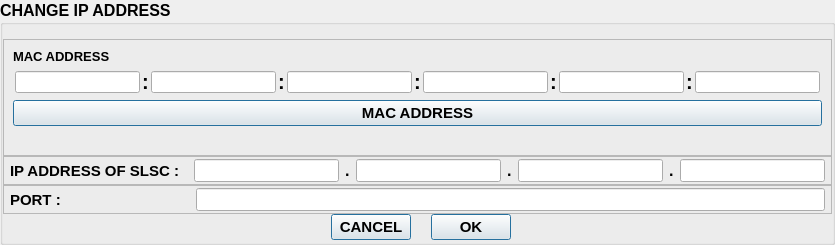
                <widget class="QGroupBox" name="changeIPBox">
                 <property name="font">
                  <font>
                   <pointsize>12</pointsize>
                   <weight>75</weight>
                   <italic>false</italic>
                   <bold>true</bold>
                  </font>
                 </property>
                 <property name="styleSheet">
                  <string notr="true">
#changeIPBox	 {
		font: bold; 
		border : 1px solid grey;
		margin-top: 10px;
border-top : 2px solid black;
	}
#changeIPBox::title {
		subcontrol-origin:  margin;
left: 7px;
		padding: 0 6px 0 6px;
color: rgb(0, 100, 147);
		

	}</string>
                 </property>
                 <property name="title">
                  <string>CHANGE IP ADDRESS</string>
                 </property>
                 <layout class="QVBoxLayout" name="verticalLayout_37">
                  <property name="spacing">
                   <number>0</number>
                  </property>
                  <property name="leftMargin">
                   <number>0</number>
                  </property>
                  <property name="topMargin">
                   <number>0</number>
                  </property>
                  <property name="rightMargin">
                   <number>0</number>
                  </property>
                  <property name="bottomMargin">
                   <number>2</number>
                  </property>
                  <item>
                   <widget class="QLabel" name="errorMsg">
                    <property name="font">
                     <font>
                      <pointsize>9</pointsize>
                      <weight>75</weight>
                      <bold>true</bold>
                     </font>
                    </property>
                    <property name="styleSheet">
                     <string notr="true">color: rgb(255, 0, 0);</string>
                    </property>
                    <property name="text">
                     <string/>
                    </property>
                    <property name="alignment">
                     <set>Qt::AlignCenter</set>
                    </property>
                   </widget>
                  </item>
                  <item>
                   <widget class="QFrame" name="frame_16">
                    <property name="frameShape">
                     <enum>QFrame::StyledPanel</enum>
                    </property>
                    <property name="frameShadow">
                     <enum>QFrame::Raised</enum>
                    </property>
                    <layout class="QVBoxLayout" name="verticalLayout_48">
                     <item>
                      <widget class="QLabel" name="label_38">
                       <property name="font">
                        <font>
                         <pointsize>10</pointsize>
                         <weight>75</weight>
                         <bold>true</bold>
                        </font>
                       </property>
                       <property name="text">
                        <string>MAC ADDRESS</string>
                       </property>
                      </widget>
                     </item>
                     <item>
                      <layout class="QHBoxLayout" name="horizontalLayout_13">
                       <property name="spacing">
                        <number>2</number>
                       </property>
                       <property name="leftMargin">
                        <number>2</number>
                       </property>
                       <property name="rightMargin">
                        <number>2</number>
                       </property>
                       <item>
                        <widget class="QLineEdit" name="macInput1">
                         <property name="minimumSize">
                          <size>
                           <width>30</width>
                           <height>0</height>
                          </size>
                         </property>
                         <property name="font">
                          <font>
                           <pointsize>9</pointsize>
                           <weight>75</weight>
                           <bold>true</bold>
                          </font>
                         </property>
                         <property name="inputMethodHints">
                          <set>Qt::ImhNone</set>
                         </property>
                         <property name="maxLength">
                          <number>3</number>
                         </property>
                         <property name="cursorPosition">
                          <number>0</number>
                         </property>
                         <property name="readOnly">
                          <bool>true</bool>
                         </property>
                         <property name="clearButtonEnabled">
                          <bool>false</bool>
                         </property>
                        </widget>
                       </item>
                       <item>
                        <widget class="QLabel" name="label_40">
                         <property name="font">
                          <font>
                           <pointsize>15</pointsize>
                           <weight>75</weight>
                           <bold>true</bold>
                          </font>
                         </property>
                         <property name="text">
                          <string>:</string>
                         </property>
                        </widget>
                       </item>
                       <item>
                        <widget class="QLineEdit" name="macInput2">
                         <property name="minimumSize">
                          <size>
                           <width>30</width>
                           <height>0</height>
                          </size>
                         </property>
                         <property name="font">
                          <font>
                           <pointsize>9</pointsize>
                           <weight>75</weight>
                           <bold>true</bold>
                          </font>
                         </property>
                         <property name="maxLength">
                          <number>3</number>
                         </property>
                         <property name="readOnly">
                          <bool>true</bool>
                         </property>
                         <property name="clearButtonEnabled">
                          <bool>false</bool>
                         </property>
                        </widget>
                       </item>
                       <item>
                        <widget class="QLabel" name="label_42">
                         <property name="font">
                          <font>
                           <pointsize>15</pointsize>
                           <weight>75</weight>
                           <bold>true</bold>
                          </font>
                         </property>
                         <property name="text">
                          <string>:</string>
                         </property>
                        </widget>
                       </item>
                       <item>
                        <widget class="QLineEdit" name="macInput3">
                         <property name="minimumSize">
                          <size>
                           <width>30</width>
                           <height>0</height>
                          </size>
                         </property>
                         <property name="font">
                          <font>
                           <pointsize>9</pointsize>
                           <weight>75</weight>
                           <bold>true</bold>
                          </font>
                         </property>
                         <property name="maxLength">
                          <number>3</number>
                         </property>
                         <property name="readOnly">
                          <bool>true</bool>
                         </property>
                         <property name="clearButtonEnabled">
                          <bool>false</bool>
                         </property>
                        </widget>
                       </item>
                       <item>
                        <widget class="QLabel" name="label_43">
                         <property name="font">
                          <font>
                           <pointsize>15</pointsize>
                           <weight>75</weight>
                           <bold>true</bold>
                          </font>
                         </property>
                         <property name="text">
                          <string>:</string>
                         </property>
                        </widget>
                       </item>
                       <item>
                        <widget class="QLineEdit" name="macInput4">
                         <property name="minimumSize">
                          <size>
                           <width>30</width>
                           <height>0</height>
                          </size>
                         </property>
                         <property name="font">
                          <font>
                           <pointsize>9</pointsize>
                           <weight>75</weight>
                           <bold>true</bold>
                          </font>
                         </property>
                         <property name="maxLength">
                          <number>3</number>
                         </property>
                         <property name="readOnly">
                          <bool>true</bool>
                         </property>
                         <property name="clearButtonEnabled">
                          <bool>false</bool>
                         </property>
                        </widget>
                       </item>
                       <item>
                        <widget class="QLabel" name="label_58">
                         <property name="font">
                          <font>
                           <pointsize>15</pointsize>
                           <weight>75</weight>
                           <bold>true</bold>
                          </font>
                         </property>
                         <property name="text">
                          <string>:</string>
                         </property>
                        </widget>
                       </item>
                       <item>
                        <widget class="QLineEdit" name="macInput5">
                         <property name="minimumSize">
                          <size>
                           <width>30</width>
                           <height>0</height>
                          </size>
                         </property>
                         <property name="font">
                          <font>
                           <pointsize>9</pointsize>
                           <weight>75</weight>
                           <bold>true</bold>
                          </font>
                         </property>
                         <property name="maxLength">
                          <number>3</number>
                         </property>
                         <property name="readOnly">
                          <bool>true</bool>
                         </property>
                         <property name="clearButtonEnabled">
                          <bool>false</bool>
                         </property>
                        </widget>
                       </item>
                       <item>
                        <widget class="QLabel" name="label_65">
                         <property name="font">
                          <font>
                           <pointsize>15</pointsize>
                           <weight>75</weight>
                           <bold>true</bold>
                          </font>
                         </property>
                         <property name="text">
                          <string>:</string>
                         </property>
                        </widget>
                       </item>
                       <item>
                        <widget class="QLineEdit" name="macInput6">
                         <property name="minimumSize">
                          <size>
                           <width>30</width>
                           <height>0</height>
                          </size>
                         </property>
                         <property name="font">
                          <font>
                           <pointsize>9</pointsize>
                           <weight>75</weight>
                           <bold>true</bold>
                          </font>
                         </property>
                         <property name="maxLength">
                          <number>3</number>
                         </property>
                         <property name="readOnly">
                          <bool>true</bool>
                         </property>
                         <property name="clearButtonEnabled">
                          <bool>false</bool>
                         </property>
                        </widget>
                       </item>
                      </layout>
                     </item>
                     <item>
                      <widget class="QPushButton" name="getWizInfoBtn">
                       <property name="font">
                        <font>
                         <pointsize>11</pointsize>
                         <weight>75</weight>
                         <bold>true</bold>
                        </font>
                       </property>
                       <property name="styleSheet">
                        <string notr="true"/>
                       </property>
                       <property name="text">
                        <string>MAC ADDRESS</string>
                       </property>
                       <property name="default">
                        <bool>true</bool>
                       </property>
                      </widget>
                     </item>
                     <item alignment="Qt::AlignHCenter">
                      <widget class="QLabel" name="changeIPmsg">
                       <property name="font">
                        <font>
                         <pointsize>9</pointsize>
                         <weight>75</weight>
                         <bold>true</bold>
                        </font>
                       </property>
                       <property name="styleSheet">
                        <string notr="true">color: rgb(255, 0, 0);</string>
                       </property>
                       <property name="text">
                        <string/>
                       </property>
                      </widget>
                     </item>
                    </layout>
                   </widget>
                  </item>
                  <item>
                   <widget class="QFrame" name="frame_17">
                    <property name="styleSheet">
                     <string notr="true"/>
                    </property>
                    <property name="frameShape">
                     <enum>QFrame::StyledPanel</enum>
                    </property>
                    <property name="frameShadow">
                     <enum>QFrame::Raised</enum>
                    </property>
                    <layout class="QHBoxLayout" name="horizontalLayout_15">
                     <property name="leftMargin">
                      <number>6</number>
                     </property>
                     <property name="topMargin">
                      <number>2</number>
                     </property>
                     <property name="rightMargin">
                      <number>6</number>
                     </property>
                     <property name="bottomMargin">
                      <number>2</number>
                     </property>
                     <item>
                      <widget class="QLabel" name="label_85">
                       <property name="font">
                        <font>
                         <pointsize>11</pointsize>
                         <weight>75</weight>
                         <bold>true</bold>
                        </font>
                       </property>
                       <property name="text">
                        <string>IP ADDRESS OF SLSC :  </string>
                       </property>
                      </widget>
                     </item>
                     <item>
                      <widget class="QLineEdit" name="ipSlsc1">
                       <property name="sizePolicy">
                        <sizepolicy hsizetype="Expanding" vsizetype="Expanding">
                         <horstretch>0</horstretch>
                         <verstretch>0</verstretch>
                        </sizepolicy>
                       </property>
                       <property name="font">
                        <font>
                         <pointsize>10</pointsize>
                         <weight>75</weight>
                         <bold>true</bold>
                        </font>
                       </property>
                       <property name="styleSheet">
                        <string notr="true"/>
                       </property>
                       <property name="maxLength">
                        <number>3</number>
                       </property>
                       <property name="alignment">
                        <set>Qt::AlignCenter</set>
                       </property>
                       <property name="clearButtonEnabled">
                        <bool>true</bool>
                       </property>
                      </widget>
                     </item>
                     <item>
                      <widget class="QLabel" name="label_86">
                       <property name="font">
                        <font>
                         <pointsize>12</pointsize>
                         <weight>75</weight>
                         <bold>true</bold>
                        </font>
                       </property>
                       <property name="text">
                        <string>.</string>
                       </property>
                      </widget>
                     </item>
                     <item>
                      <widget class="QLineEdit" name="ipSlsc2">
                       <property name="sizePolicy">
                        <sizepolicy hsizetype="Expanding" vsizetype="Expanding">
                         <horstretch>0</horstretch>
                         <verstretch>0</verstretch>
                        </sizepolicy>
                       </property>
                       <property name="font">
                        <font>
                         <pointsize>10</pointsize>
                         <weight>75</weight>
                         <bold>true</bold>
                        </font>
                       </property>
                       <property name="styleSheet">
                        <string notr="true"/>
                       </property>
                       <property name="maxLength">
                        <number>3</number>
                       </property>
                       <property name="alignment">
                        <set>Qt::AlignCenter</set>
                       </property>
                       <property name="clearButtonEnabled">
                        <bool>true</bool>
                       </property>
                      </widget>
                     </item>
                     <item>
                      <widget class="QLabel" name="label_87">
                       <property name="font">
                        <font>
                         <pointsize>12</pointsize>
                         <weight>75</weight>
                         <bold>true</bold>
                        </font>
                       </property>
                       <property name="text">
                        <string>.</string>
                       </property>
                      </widget>
                     </item>
                     <item>
                      <widget class="QLineEdit" name="ipSlsc3">
                       <property name="sizePolicy">
                        <sizepolicy hsizetype="Expanding" vsizetype="Expanding">
                         <horstretch>0</horstretch>
                         <verstretch>0</verstretch>
                        </sizepolicy>
                       </property>
                       <property name="font">
                        <font>
                         <pointsize>10</pointsize>
                         <weight>75</weight>
                         <bold>true</bold>
                        </font>
                       </property>
                       <property name="styleSheet">
                        <string notr="true"/>
                       </property>
                       <property name="maxLength">
                        <number>3</number>
                       </property>
                       <property name="alignment">
                        <set>Qt::AlignCenter</set>
                       </property>
                       <property name="clearButtonEnabled">
                        <bool>true</bool>
                       </property>
                      </widget>
                     </item>
                     <item>
                      <widget class="QLabel" name="label_88">
                       <property name="font">
                        <font>
                         <pointsize>12</pointsize>
                         <weight>75</weight>
                         <bold>true</bold>
                        </font>
                       </property>
                       <property name="text">
                        <string>.</string>
                       </property>
                      </widget>
                     </item>
                     <item>
                      <widget class="QLineEdit" name="ipSlsc4">
                       <property name="sizePolicy">
                        <sizepolicy hsizetype="Expanding" vsizetype="Expanding">
                         <horstretch>0</horstretch>
                         <verstretch>0</verstretch>
                        </sizepolicy>
                       </property>
                       <property name="font">
                        <font>
                         <pointsize>10</pointsize>
                         <weight>75</weight>
                         <bold>true</bold>
                        </font>
                       </property>
                       <property name="styleSheet">
                        <string notr="true"/>
                       </property>
                       <property name="maxLength">
                        <number>3</number>
                       </property>
                       <property name="alignment">
                        <set>Qt::AlignCenter</set>
                       </property>
                       <property name="clearButtonEnabled">
                        <bool>true</bool>
                       </property>
                      </widget>
                     </item>
                    </layout>
                   </widget>
                  </item>
                  <item>
                   <widget class="QFrame" name="frame_18">
                    <property name="frameShape">
                     <enum>QFrame::StyledPanel</enum>
                    </property>
                    <property name="frameShadow">
                     <enum>QFrame::Raised</enum>
                    </property>
                    <layout class="QHBoxLayout" name="horizontalLayout_23">
                     <property name="leftMargin">
                      <number>6</number>
                     </property>
                     <property name="topMargin">
                      <number>2</number>
                     </property>
                     <property name="rightMargin">
                      <number>6</number>
                     </property>
                     <property name="bottomMargin">
                      <number>2</number>
                     </property>
                     <item>
                      <widget class="QLabel" name="label_89">
                       <property name="font">
                        <font>
                         <pointsize>11</pointsize>
                         <weight>75</weight>
                         <bold>true</bold>
                        </font>
                       </property>
                       <property name="text">
                        <string>PORT :                               </string>
                       </property>
                      </widget>
                     </item>
                     <item>
                      <widget class="QLineEdit" name="connectingPort">
                       <property name="sizePolicy">
                        <sizepolicy hsizetype="Expanding" vsizetype="Expanding">
                         <horstretch>0</horstretch>
                         <verstretch>0</verstretch>
                        </sizepolicy>
                       </property>
                       <property name="font">
                        <font>
                         <pointsize>10</pointsize>
                         <weight>75</weight>
                         <bold>true</bold>
                        </font>
                       </property>
                       <property name="styleSheet">
                        <string notr="true"/>
                       </property>
                       <property name="maxLength">
                        <number>5</number>
                       </property>
                       <property name="alignment">
                        <set>Qt::AlignCenter</set>
                       </property>
                       <property name="clearButtonEnabled">
                        <bool>true</bool>
                       </property>
                      </widget>
                     </item>
                    </layout>
                   </widget>
                  </item>
                  <item>
                   <layout class="QHBoxLayout" name="horizontalLayout_27">
                    <property name="spacing">
                     <number>20</number>
                    </property>
                    <property name="leftMargin">
                     <number>6</number>
                    </property>
                    <item alignment="Qt::AlignRight">
                     <widget class="QPushButton" name="changeIPCancelBtn">
                      <property name="font">
                       <font>
                        <pointsize>11</pointsize>
                        <weight>75</weight>
                        <bold>true</bold>
                       </font>
                      </property>
                      <property name="styleSheet">
                       <string notr="true"/>
                      </property>
                      <property name="text">
                       <string>CANCEL</string>
                      </property>
                      <property name="default">
                       <bool>true</bool>
                      </property>
                     </widget>
                    </item>
                    <item alignment="Qt::AlignLeft">
                     <widget class="QPushButton" name="changeIPOkBtn">
                      <property name="font">
                       <font>
                        <pointsize>11</pointsize>
                        <weight>75</weight>
                        <bold>true</bold>
                       </font>
                      </property>
                      <property name="styleSheet">
                       <string notr="true"/>
                      </property>
                      <property name="text">
                       <string>OK</string>
                      </property>
                      <property name="default">
                       <bool>true</bool>
                      </property>
                     </widget>
                    </item>
                   </layout>
                  </item>
                 </layout>
                </widget>
